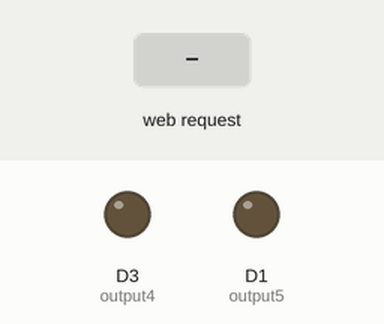
Simulated run of this sketch. Board: ESP8266 (NodeMCU). Shown: output pins drawn as LEDs (lit = HIGH). The test bench sets the inputs (shaded band). WiFi joins after 1.5 s; servers stay silent unless stated; what the sketch prints to the serial monitor is not drawn.

Above: at 2.7 s.
2.8 s: HTTP request GET /5/on received
At 3.7 s:
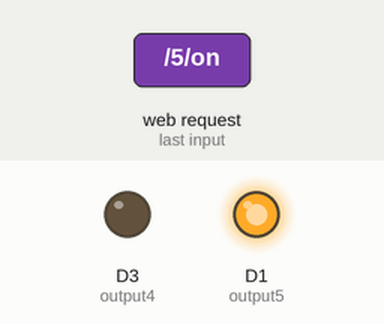
4.3 s: HTTP request GET /4/on received
At 4.8 s:
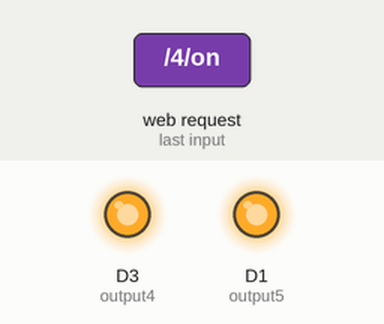
5.8 s: HTTP request GET /5/off received
At 7.0 s:
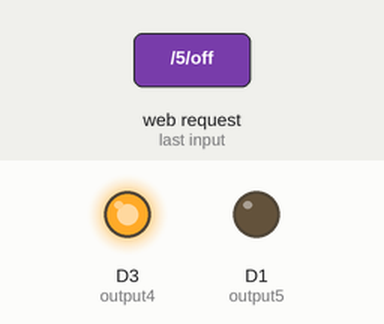
7.3 s: HTTP request GET /4/off received
At 8.3 s:
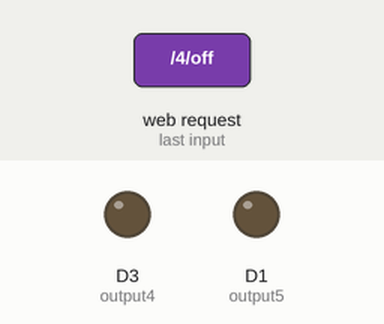
Timing chart, 0 to 9.8 s (numbered marks = the images above; inputs shaded):
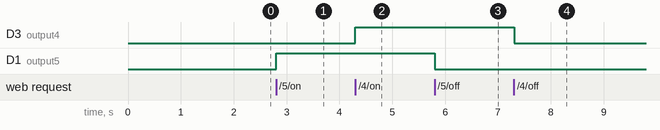

Measured:
- after the input at 2.8 s, D1 (output5): LOW → HIGH at once
- after the input at 4.3 s, D3 (output4): LOW → HIGH at once
- after the input at 5.8 s, D1 (output5): HIGH → LOW at once
- after the input at 7.3 s, D3 (output4): HIGH → LOW at once

The sketch:

web_server_esp.ino
```cpp
/*********
  Rui Santos
  Complete project details at http://randomnerdtutorials.com
*********/

// Load Wi-Fi library
#include <ESP8266WiFi.h>

// Replace with your network credentials
//const char* ssid     = "Bob4o";
//const char* password = "12345678";
const char* ssid     = "RetyA6";
const char* password = "samsungA6";

// Set web server port number to 80
WiFiServer server(80);

// Variable to store the HTTP request
String header;

// Auxiliar variables to store the current output state
String output5State = "off";
String output4State = "off";
WiFiClient client;
// Assign output variables to GPIO pins
#define output5 D1
#define output4 D3

void setup() {
  Serial.begin(115200);
  // Initialize the output variables as outputs
  pinMode(output5, OUTPUT);
  pinMode(output4, OUTPUT);
  // Set outputs to LOW
  digitalWrite(output5, LOW);
  digitalWrite(output4, LOW);

  // Connect to Wi-Fi network with SSID and password
  Serial.print("Connecting to ");
  Serial.println(ssid);
  WiFi.begin(ssid, password);
  while (WiFi.status() != WL_CONNECTED) {
    delay(500);
    Serial.print(".");
  }
  // Print local IP address and start web server
  Serial.println("");
  Serial.println("WiFi connected.");
  Serial.println("IP address: ");
  Serial.println(WiFi.localIP());
  server.begin();
}

void loop(){
  client = server.available();   // Listen for incoming clients

  if (client) {                             // If a new client connects,
    Serial.println("New Client.");          // print a message out in the serial port
    String currentLine = "";                // make a String to hold incoming data from the client
    while (client.connected()) {            // loop while the client's connected
      if (client.available()) {             // if there's bytes to read from the client,
        char c = client.read();             // read a byte, then
        Serial.write(c);                    // print it out the serial monitor
        header += c;
        if (c == '\n') {                    // if the byte is a newline character
          // if the current line is blank, you got two newline characters in a row.
          // that's the end of the client HTTP request, so send a response:
          if (currentLine.length() == 0) {
            // HTTP headers always start with a response code (e.g. HTTP/1.1 200 OK)
            // and a content-type so the client knows what's coming, then a blank line:
            client.println("HTTP/1.1 200 OK");
            client.println("Content-type:text/html");
            client.println("Connection: close");
            client.println();

            // turns the GPIOs on and off
            if (header.indexOf("GET /5/on") >= 0) {
              Serial.println("GPIO 5 on");
              output5State = "on";
              digitalWrite(output5, HIGH);
            } else if (header.indexOf("GET /5/off") >= 0) {
              Serial.println("GPIO 5 off");
              output5State = "off";
              digitalWrite(output5, LOW);
            } else if (header.indexOf("GET /4/on") >= 0) {
              Serial.println("GPIO 4 on");
              output4State = "on";
              digitalWrite(output4, HIGH);
            } else if (header.indexOf("GET /4/off") >= 0) {
              Serial.println("GPIO 4 off");
              output4State = "off";
              digitalWrite(output4, LOW);
            }

            html();
            // The HTTP response ends with another blank line
            client.println();
            // Break out of the while loop
            break;
          } else { // if you got a newline, then clear currentLine
            currentLine = "";
          }
        } else if (c != '\r') {  // if you got anything else but a carriage return character,
          currentLine += c;      // add it to the end of the currentLine
        }
      }
    }
    // Clear the header variable
    header = "";
    // Close the connection
    client.stop();
    Serial.println("Client disconnected.");
    Serial.println("");
  }
}

void html() {
  // Display the HTML web page
            client.println("<!DOCTYPE html><html>");
            client.println("<head><meta name=\"viewport\" http-equiv=\"refresh\" content=\"width=device-width, initial-scale=1\">");
            client.println("<link rel=\"icon\" href=\"data:,\">");
            // CSS to style the on/off buttons
            // Feel free to change the background-color and font-size attributes to fit your preferences
            client.println("<script type=\"text/javascript\">");
            client.println("function display_c(){");
            client.println("var refresh=1000; mytime=setTimeout('display_ct()',refresh)}");
            client.println("function display_ct() {");
            client.println("var x = new Date(); var x1=x.toGMTString(); document.getElementById('ct').innerHTML = x1; display_c(); }");
            client.println("</script>");
            client.println("<style>html { font-family: Helvetica; display: inline-block; margin: 0px auto; text-align: center;}");
            client.println(".button { background-color: #195B6A; border: none; color: white; padding: 16px 40px;");
            client.println("text-decoration: none; font-size: 30px; margin: 2px; cursor: pointer;}");
            client.println(".button2 {background-color: #77878A;}</style></head>");

            // Web Page Heading
            client.println("<body onload=display_ct();><h1>Web Server</h1>");
            client.println("<span id='ct' ></span>");

            // Display current state, and ON/OFF buttons for GPIO 5
            client.println("<p>GPIO 5 - State " + output5State + "</p>");
            // If the output5State is off, it displays the ON button
            if (output5State=="off") {
              client.println("<p><a href=\"/5/on\"><button class=\"button\">ON</button></a></p>");
            } else {
              client.println("<p><a href=\"/5/off\"><button class=\"button button2\">OFF</button></a></p>");
            }

            // Display current state, and ON/OFF buttons for GPIO 4
            client.println("<p>GPIO 4 - State " + output4State + "</p>");
            // If the output4State is off, it displays the ON button
            if (output4State=="off") {
              client.println("<p><a href=\"/4/on\"><button class=\"button\">ON</button></a></p>");
            } else {
              client.println("<p><a href=\"/4/off\"><button class=\"button button2\">OFF</button></a></p>");
            }
            client.println("</body></html>");

}
```
